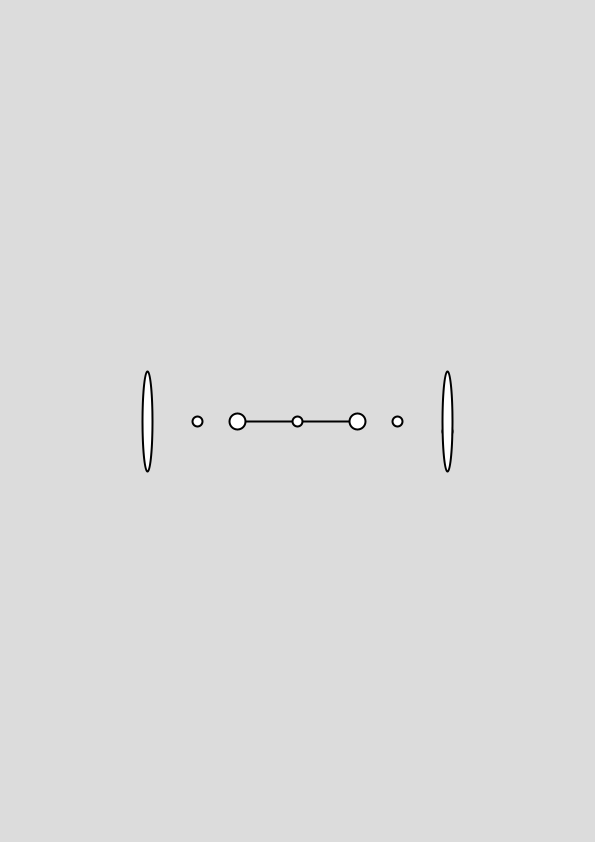
Frame 1 (no input)
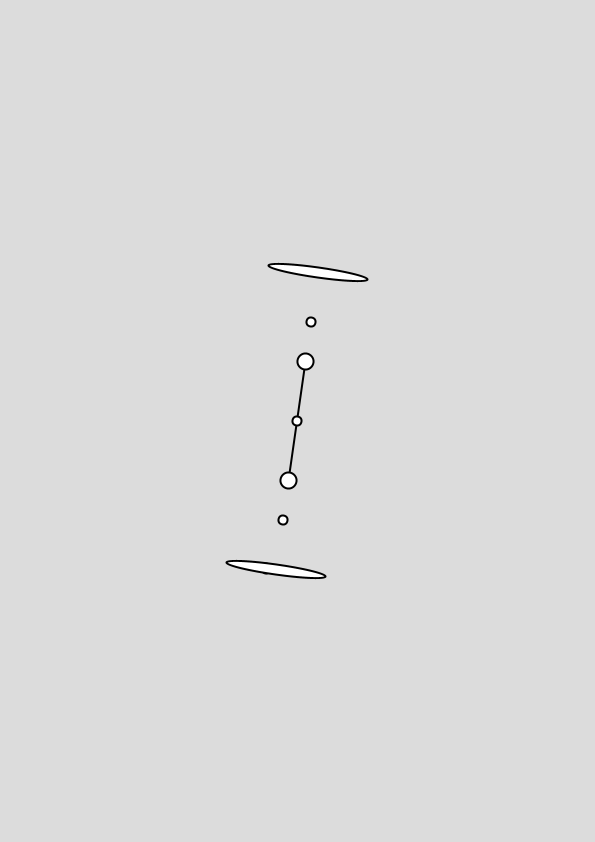
Frame 60 (the mouse pressed at the canvas centre just before this capture)
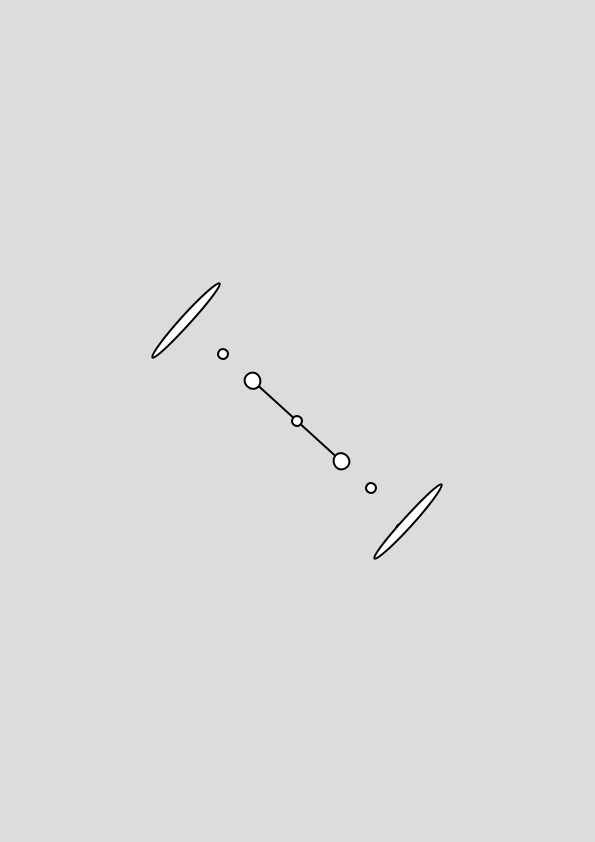
Frame 120 (the mouse held since frame 60 and released just before this capture)

The Processing sketch that drew these frames (run headless with seeded random() and noise(); from frame 60 on, the mouse is pressed at the canvas centre):

// Processing sketch: s04t01CristobalGatica
// ── s04t01CristobalGatica.pde
Figura c;
//Plantilla
void setup() {
  size(595, 842);
  c=new Figura();
  smooth();
}
//Fondo, llamado a figura y orden
void draw() {
  background(220);
  c.escala();
  c.forma();
  c.correr();
  
}

// ── Figura.pde
//Variables
class Figura {
  float Angulo = 0;
  float Velocidad = 0;
  float Aceleracion = 0.001;

  Figura() {
    Angulo = 0;
    Velocidad = 0;
    Aceleracion = 0.001;
  }

  void forma() {
    //fill(127);
   // stroke(0);

    translate(width/2, height/2); //Posicion
    rectMode(CENTER); 
    rotate(Angulo);
    //stroke(0);
    strokeWeight(2);
    //fill(127);
    line(-60, 0, 60, 0); //composicion de figura
    ellipse(60, 0, 16, 16);
    ellipse(-60, 0, 16, 16);
    ellipse(100, 0, 10, 10);
    ellipse(-100, 0, 10, 10);
    ellipse(150, 10, 10, 10);
    ellipse(150, 0, 10, -100);
    ellipse(-150, 0, 10, 100);
    ellipse(0, 0, 10, 10);
  }


  void correr() {  //Movimientos laterales, rotacion
    Angulo +=Velocidad;
    Velocidad += Aceleracion;
  }

  void escala() {
    if (key=='a') {
   fill(random(0,255),random(0,255),random(0,255));
   stroke(255,0,0); //Cambio multicolor, degrade al ojo.
    } else if(key=='b'){ //Cambio a ROJO
     fill(255,0,0);
   stroke(255,0,0);
   
    }
  }
}
